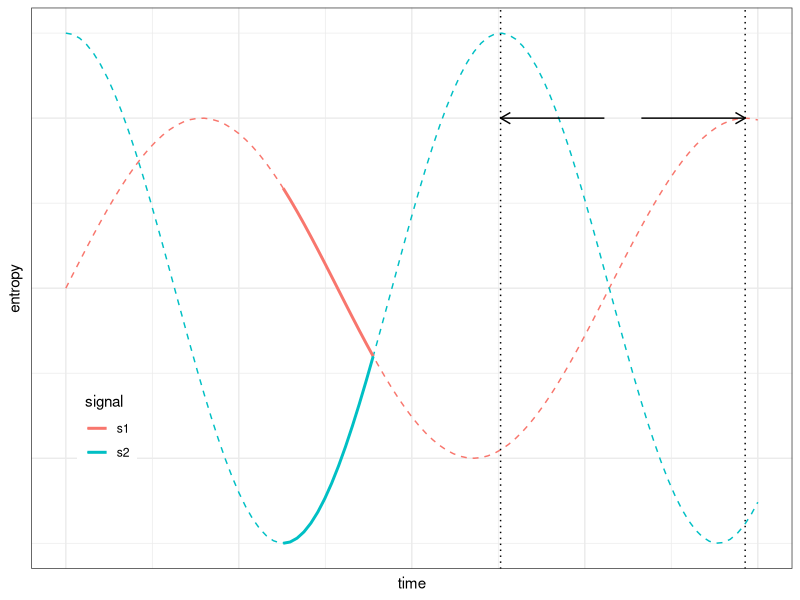

Generate this figure with R:
# plot the analogy figure for the acl2017 draft
# Yang Xu
# 2/1/2017

library(ggplot2)
library(data.table)

t = seq(0, 10, .1)
s1 = .5*sin(.8*t) + 1
s2 = .75*cos(t) + 1

dt.plot = rbindlist(list(
        data.table(time = t, entropy = s1, signal = 's1'),
        data.table(time = t, entropy = s2, signal = 's2')
    ))

# solid lines to be drawn
# cos(t) = 0 ==> t = pi
# .5*sin(.8*t)+1 = .75*cos(t)+1 ==> t =
t2 = seq(pi, 4.5, .1)
y1 = .5*sin(.8*t2) + 1
y2 = .75*cos(t2) + 1
dt.plot2 = rbindlist(list(
        data.table(time=t2, entropy=y1, signal='s1'),
        data.table(time=t2, entropy=y2, signal='s2')
    ))

dt.arrow1 = data.table(x1=2*pi, y1=1.5, x2=2*pi+1.5, y2=1.5)
dt.arrow2 = data.table(x1=2.5*pi/.8-1.5, y1=1.5, x2=2.5*pi/.8, y2=1.5)


p = ggplot(dt.plot, aes(x=time, y=entropy)) +
    geom_line(aes(color=signal), lty='dashed') +
    geom_line(data=dt.plot2, aes(x=time, y=entropy, color=signal), lty='solid', size=1) +
    # scale_y_continuous(limits=c(-1, 3)) +
    geom_vline(xintercept = 2.5*pi/.8, lty='dotted') +
    geom_vline(xintercept = 2*pi, lty='dotted') +
    geom_segment(data = dt.arrow1, aes(x=x2, y=y2, xend=x1, yend=y1), arrow=arrow(length = unit(0.02, "npc"))) +
    geom_segment(data = dt.arrow2, aes(x=x1, y=y1, xend=x2, yend=y2), arrow=arrow(length = unit(0.02, "npc"))) +
    theme_bw() +
    theme(legend.position=c(.1,.25),
        axis.text.x=element_blank(),
        axis.ticks.x=element_blank(),
        axis.text.y=element_blank(),
        axis.ticks.y=element_blank())
pdf('analogy.pdf', 5, 2.5)
plot(p)
dev.off()
